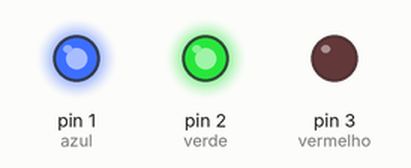
A sketch run on a simulated Arduino Uno, built with avr-gcc and run on an emulated ATmega328P. On the bench: output pins drawn as LEDs (lit = HIGH).

Above: at 0.5 s.
At 1.5 s:
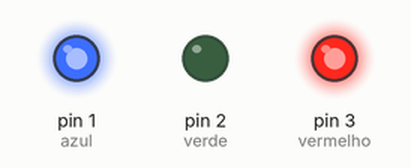
At 2.5 s:
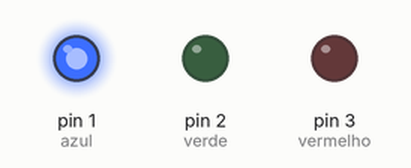
Timing chart, 0 to 3.5 s (numbered marks = the images above):
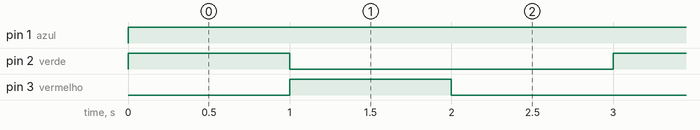

The sketch:

sketch.ino
```cpp
int azul = 1;
int verde = 2;
int vermelho = 3;
String cor;
void setup()
{
   pinMode(azul, OUTPUT);
   pinMode(verde, OUTPUT);
   pinMode(vermelho, OUTPUT);
}
void color(int r, int g, int b)
{
  analogWrite(vermelho, r);
  analogWrite(verde, g);
  analogWrite(azul, b);
}
void loop()
{
    digitalWrite(vermelho, LOW);
    digitalWrite(verde, HIGH);
    digitalWrite(azul, HIGH);
    delay(1000);
    digitalWrite(vermelho, HIGH);
    digitalWrite(verde, LOW);
    digitalWrite(azul, HIGH);
    delay(1000);
    digitalWrite(vermelho, LOW);
    digitalWrite(verde, LOW);
    digitalWrite(azul, HIGH);
    delay(1000);
}
```

Measured:
- by itself, pin 1 (azul): LOW → HIGH at 0.00 s
- by itself, pin 2 (verde), pin 3 (vermelho): alternates HIGH for 1.0 s and LOW for 2.0 s
- by itself, everything shown: repeats every 3.0 s, in 3 steps
